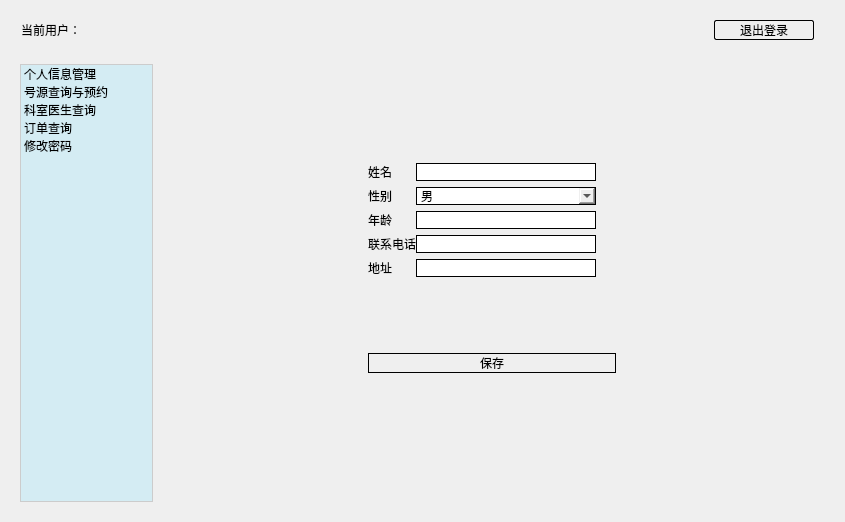
<?xml version="1.0" encoding="UTF-8"?>
<ui version="4.0">
 <class>Patient</class>
 <widget class="QWidget" name="Patient">
  <property name="geometry">
   <rect>
    <x>0</x>
    <y>0</y>
    <width>845</width>
    <height>522</height>
   </rect>
  </property>
  <property name="windowTitle">
   <string>Form</string>
  </property>
  <property name="styleSheet">
   <string notr="true">
background-image: url(:/image/wel.png);
</string>
  </property>
  <layout class="QVBoxLayout" name="verticalLayout_7">
   <item>
    <widget class="QWidget" name="horizontalWidget_2" native="true">
     <property name="whatsThis">
      <string>&lt;html&gt;&lt;head/&gt;&lt;body&gt;&lt;p&gt;&lt;img src=&quot;:/image/bg.png&quot;/&gt;&lt;/p&gt;&lt;/body&gt;&lt;/html&gt;</string>
     </property>
     <property name="styleSheet">
      <string notr="true">QPushButton {
    border: 1px solid black;
  border-radius: 2px; 
}
</string>
     </property>
     <layout class="QHBoxLayout" name="horizontalLayout_3">
      <property name="leftMargin">
       <number>10</number>
      </property>
      <property name="rightMargin">
       <number>20</number>
      </property>
      <item>
       <widget class="QLabel" name="label_id">
        <property name="styleSheet">
         <string notr="true"/>
        </property>
        <property name="text">
         <string>当前用户：</string>
        </property>
       </widget>
      </item>
      <item>
       <widget class="QPushButton" name="pushButton_return">
        <property name="minimumSize">
         <size>
          <width>100</width>
          <height>0</height>
         </size>
        </property>
        <property name="maximumSize">
         <size>
          <width>100</width>
          <height>16777215</height>
         </size>
        </property>
        <property name="styleSheet">
         <string notr="true"/>
        </property>
        <property name="text">
         <string>退出登录</string>
        </property>
       </widget>
      </item>
     </layout>
    </widget>
   </item>
   <item>
    <widget class="QWidget" name="bigwidgt" native="true">
     <property name="styleSheet">
      <string notr="true"/>
     </property>
     <layout class="QHBoxLayout" name="horizontalLayout_2" stretch="1,5">
      <item>
       <widget class="QListWidget" name="listWidget">
        <property name="styleSheet">
         <string notr="true">
QListWidget {
    background-color: rgb(212, 236, 243);
    outline: none; /* 关键：移除虚线框 */
    border: 1px solid #ccc;
}

/* 选中的项（包括有焦点和没焦点的情况） */
QListWidget::item:selected, 
QListWidget::item:selected:active, 
QListWidget::item:selected:!active {
    background-color: #000000;
    color: #ffffff;
    border: none;
}

/* 鼠标悬停但未选中（可选，增加交互感） */
QListWidget::item:hover {
    background-color: rgba(0, 0, 0, 20); /* 淡淡的灰色 */
}</string>
        </property>
        <item>
         <property name="text">
          <string>个人信息管理</string>
         </property>
        </item>
        <item>
         <property name="text">
          <string>号源查询与预约</string>
         </property>
        </item>
        <item>
         <property name="text">
          <string>科室医生查询</string>
         </property>
        </item>
        <item>
         <property name="text">
          <string>订单查询</string>
         </property>
        </item>
        <item>
         <property name="text">
          <string>修改密码</string>
         </property>
        </item>
       </widget>
      </item>
      <item>
       <widget class="QStackedWidget" name="stackedWidget">
        <property name="styleSheet">
         <string notr="true">QPushButton, QLineEdit, QComboBox, QListWidget, QTextEdit,QDateEdit {
    border: 1px solid black;
}
QHeaderView::section {
    border-bottom: 1px solid black;  /* 关键：强制显示底部黑线 */
    border-right: 1px solid #dddddd; /* 可选：给列之间也加条细线 */
    background-color: #f0f0f0;       /* 可选：给表头加个灰色背景，区分更明显 */
    padding: 4px;                    /* 可选：增加一点内边距，让文字不贴边 */
}
QTableWidget {
    border: 1px solid black;       /* 表格整体的外边框 */
    gridline-color: black;         /* 内部单元格线条颜色 */
}</string>
        </property>
        <property name="currentIndex">
         <number>0</number>
        </property>
        <widget class="QWidget" name="page">
         <layout class="QVBoxLayout" name="verticalLayout_9">
          <item>
           <layout class="QVBoxLayout" name="verticalLayout_5">
            <property name="leftMargin">
             <number>100</number>
            </property>
            <property name="topMargin">
             <number>20</number>
            </property>
            <property name="rightMargin">
             <number>170</number>
            </property>
            <item>
             <layout class="QGridLayout" name="gridLayout_2">
              <property name="leftMargin">
               <number>100</number>
              </property>
              <property name="rightMargin">
               <number>50</number>
              </property>
              <property name="horizontalSpacing">
               <number>0</number>
              </property>
              <item row="2" column="0">
               <widget class="QLabel" name="label_4">
                <property name="text">
                 <string>年龄</string>
                </property>
               </widget>
              </item>
              <item row="0" column="1">
               <widget class="QLineEdit" name="lineEdit_name"/>
              </item>
              <item row="1" column="1">
               <widget class="QComboBox" name="comboBox_sex">
                <item>
                 <property name="text">
                  <string>男</string>
                 </property>
                </item>
                <item>
                 <property name="text">
                  <string>女</string>
                 </property>
                </item>
               </widget>
              </item>
              <item row="2" column="1">
               <widget class="QLineEdit" name="lineEdit_age"/>
              </item>
              <item row="1" column="0">
               <widget class="QLabel" name="label_3">
                <property name="text">
                 <string>性别</string>
                </property>
               </widget>
              </item>
              <item row="4" column="1">
               <widget class="QLineEdit" name="lineEdit_adr"/>
              </item>
              <item row="4" column="0">
               <widget class="QLabel" name="label_6">
                <property name="text">
                 <string>地址</string>
                </property>
               </widget>
              </item>
              <item row="3" column="0">
               <widget class="QLabel" name="label_5">
                <property name="text">
                 <string>联系电话</string>
                </property>
               </widget>
              </item>
              <item row="3" column="1">
               <widget class="QLineEdit" name="lineEdit_phone"/>
              </item>
              <item row="0" column="0">
               <widget class="QLabel" name="label_2">
                <property name="text">
                 <string>姓名</string>
                </property>
               </widget>
              </item>
             </layout>
            </item>
           </layout>
          </item>
          <item>
           <layout class="QHBoxLayout" name="horizontalLayout_7">
            <property name="leftMargin">
             <number>200</number>
            </property>
            <property name="rightMargin">
             <number>200</number>
            </property>
            <property name="bottomMargin">
             <number>50</number>
            </property>
            <item>
             <widget class="QPushButton" name="pushButton_save">
              <property name="text">
               <string>保存</string>
              </property>
             </widget>
            </item>
           </layout>
          </item>
         </layout>
        </widget>
        <widget class="QWidget" name="page_2">
         <layout class="QVBoxLayout" name="verticalLayout_10">
          <item>
           <layout class="QHBoxLayout" name="horizontalLayout_9">
            <property name="spacing">
             <number>5</number>
            </property>
            <property name="leftMargin">
             <number>140</number>
            </property>
            <property name="topMargin">
             <number>50</number>
            </property>
            <property name="rightMargin">
             <number>170</number>
            </property>
            <item>
             <layout class="QGridLayout" name="gridLayout_3">
              <property name="leftMargin">
               <number>100</number>
              </property>
              <property name="rightMargin">
               <number>50</number>
              </property>
              <property name="verticalSpacing">
               <number>7</number>
              </property>
              <item row="2" column="0">
               <widget class="QLabel" name="label_10">
                <property name="text">
                 <string>日期</string>
                </property>
               </widget>
              </item>
              <item row="3" column="0">
               <widget class="QLabel" name="label_11">
                <property name="text">
                 <string>时间</string>
                </property>
               </widget>
              </item>
              <item row="0" column="0">
               <widget class="QLabel" name="label_8">
                <property name="text">
                 <string>科室</string>
                </property>
               </widget>
              </item>
              <item row="1" column="0">
               <widget class="QLabel" name="label_9">
                <property name="text">
                 <string>医生</string>
                </property>
               </widget>
              </item>
              <item row="0" column="1">
               <widget class="QComboBox" name="comboBox_1_1">
                <item>
                 <property name="text">
                  <string>选择科室</string>
                 </property>
                </item>
               </widget>
              </item>
              <item row="1" column="1">
               <widget class="QComboBox" name="comboBox_1_2">
                <item>
                 <property name="text">
                  <string>选择医生</string>
                 </property>
                </item>
               </widget>
              </item>
              <item row="2" column="1">
               <widget class="QDateEdit" name="dateEdit"/>
              </item>
              <item row="3" column="1">
               <widget class="QComboBox" name="comboBox_1_time">
                <item>
                 <property name="text">
                  <string>上午 8:00-12:00</string>
                 </property>
                </item>
                <item>
                 <property name="text">
                  <string>下午 14:00-18:00</string>
                 </property>
                </item>
               </widget>
              </item>
             </layout>
            </item>
           </layout>
          </item>
          <item>
           <layout class="QHBoxLayout" name="horizontalLayout_8" stretch="0">
            <property name="leftMargin">
             <number>250</number>
            </property>
            <property name="rightMargin">
             <number>220</number>
            </property>
            <property name="bottomMargin">
             <number>60</number>
            </property>
            <item>
             <widget class="QPushButton" name="pushButton_1_q">
              <property name="text">
               <string>预约</string>
              </property>
             </widget>
            </item>
           </layout>
          </item>
         </layout>
        </widget>
        <widget class="QWidget" name="page_3">
         <layout class="QVBoxLayout" name="verticalLayout_13">
          <item>
           <layout class="QHBoxLayout" name="horizontalLayout_12" stretch="1,0,1,1">
            <item>
             <widget class="QComboBox" name="comboBox_2_dept">
              <item>
               <property name="text">
                <string>选择科室</string>
               </property>
              </item>
             </widget>
            </item>
            <item>
             <widget class="QCheckBox" name="checkBox_2">
              <property name="styleSheet">
               <string notr="true"/>
              </property>
              <property name="text">
               <string>只显示有号</string>
              </property>
             </widget>
            </item>
            <item>
             <widget class="QPushButton" name="pushButton">
              <property name="text">
               <string>查询</string>
              </property>
             </widget>
            </item>
            <item>
             <widget class="QPushButton" name="pushButton_2_yuyue">
              <property name="text">
               <string>预约</string>
              </property>
             </widget>
            </item>
           </layout>
          </item>
          <item>
           <widget class="QTableWidget" name="tableWidget_2_show">
            <property name="editTriggers">
             <set>QAbstractItemView::EditTrigger::NoEditTriggers</set>
            </property>
           </widget>
          </item>
         </layout>
        </widget>
        <widget class="QWidget" name="page_4">
         <layout class="QVBoxLayout" name="verticalLayout_12">
          <item>
           <layout class="QVBoxLayout" name="verticalLayout_11" stretch="1,1,10">
            <item>
             <layout class="QHBoxLayout" name="horizontalLayout_10">
              <property name="leftMargin">
               <number>0</number>
              </property>
              <property name="rightMargin">
               <number>10</number>
              </property>
              <item>
               <widget class="QComboBox" name="comboBox_3_q">
                <item>
                 <property name="text">
                  <string>选择科室</string>
                 </property>
                </item>
               </widget>
              </item>
              <item>
               <spacer name="horizontalSpacer">
                <property name="orientation">
                 <enum>Qt::Orientation::Horizontal</enum>
                </property>
                <property name="sizeHint" stdset="0">
                 <size>
                  <width>40</width>
                  <height>20</height>
                 </size>
                </property>
               </spacer>
              </item>
             </layout>
            </item>
            <item>
             <layout class="QHBoxLayout" name="horizontalLayout_11" stretch="0,0">
              <item>
               <widget class="QTextBrowser" name="textBrowser_3_intro"/>
              </item>
              <item>
               <spacer name="horizontalSpacer_2">
                <property name="orientation">
                 <enum>Qt::Orientation::Horizontal</enum>
                </property>
                <property name="sizeHint" stdset="0">
                 <size>
                  <width>40</width>
                  <height>20</height>
                 </size>
                </property>
               </spacer>
              </item>
             </layout>
            </item>
            <item>
             <widget class="QTableWidget" name="tableWidget_3_q"/>
            </item>
           </layout>
          </item>
         </layout>
        </widget>
        <widget class="QWidget" name="page_5">
         <layout class="QVBoxLayout" name="verticalLayout_6">
          <item>
           <widget class="QTableWidget" name="tableWidget_4_q"/>
          </item>
          <item>
           <layout class="QHBoxLayout" name="horizontalLayout">
            <property name="leftMargin">
             <number>300</number>
            </property>
            <property name="rightMargin">
             <number>50</number>
            </property>
            <item>
             <widget class="QPushButton" name="pushButton_4_pay">
              <property name="text">
               <string>支付</string>
              </property>
             </widget>
            </item>
            <item>
             <widget class="QPushButton" name="pushButton_4_tuikuan">
              <property name="text">
               <string>取消预约</string>
              </property>
             </widget>
            </item>
           </layout>
          </item>
         </layout>
        </widget>
        <widget class="QWidget" name="page_6">
         <layout class="QVBoxLayout" name="verticalLayout_4">
          <item>
           <layout class="QGridLayout" name="gridLayout">
            <property name="leftMargin">
             <number>120</number>
            </property>
            <property name="topMargin">
             <number>50</number>
            </property>
            <property name="rightMargin">
             <number>200</number>
            </property>
            <property name="horizontalSpacing">
             <number>1</number>
            </property>
            <item row="0" column="1">
             <widget class="QLineEdit" name="lineEdit_5_old"/>
            </item>
            <item row="1" column="1">
             <widget class="QLineEdit" name="lineEdit_5_new"/>
            </item>
            <item row="0" column="0">
             <widget class="QLabel" name="label">
              <property name="text">
               <string>旧密码</string>
              </property>
             </widget>
            </item>
            <item row="1" column="0">
             <widget class="QLabel" name="label_7">
              <property name="text">
               <string>新密码</string>
              </property>
             </widget>
            </item>
           </layout>
          </item>
          <item>
           <layout class="QHBoxLayout" name="horizontalLayout_5">
            <property name="leftMargin">
             <number>190</number>
            </property>
            <property name="rightMargin">
             <number>250</number>
            </property>
            <property name="bottomMargin">
             <number>100</number>
            </property>
            <item>
             <widget class="QPushButton" name="pushButton_5">
              <property name="text">
               <string>保存</string>
              </property>
             </widget>
            </item>
           </layout>
          </item>
         </layout>
        </widget>
        <widget class="QWidget" name="page_7"/>
       </widget>
      </item>
     </layout>
    </widget>
   </item>
  </layout>
 </widget>
 <resources/>
 <connections/>
</ui>
